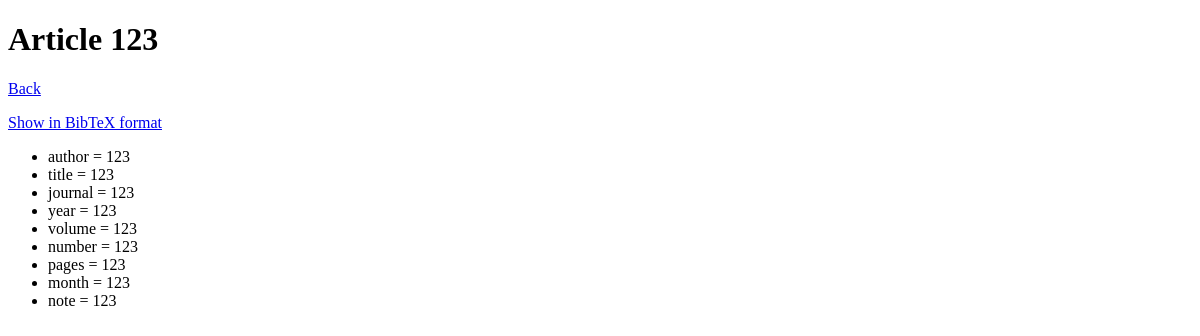
The page /article/1 on the database as committed earlier.
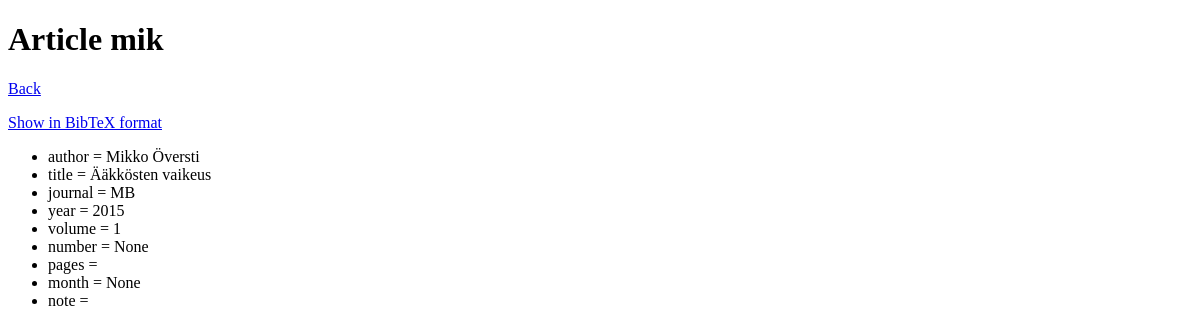
The same page on the database as committed later.
### tables this page shows
CREATE TABLE articles (
    id integer primary key autoincrement,
    bibtexkey text not null,
    author text not null,
    title text not null,
    journal text not null,
    year int not null,
    volume int not null,
    number int,
    pages text,
    month int,
    note text
);

### hauska/views.py (the view)
@app.route("/article/<id>")
def view_article(id):
    db=get_db()
    cur = db.execute('select * from articles where id = ?',
                    [id])
    ref = [dict(id=row[0],
                    bibtexkey=row[1],
                    author=row[2],
                    title=row[3],
                    journal=row[4],
                    year=row[5],
                    volume=row[6],
                    number=row[7],
                    pages=row[8],
                    month=row[9],
                    note=row[10]) for row in cur.fetchall()]
    return render_template("view_article.html", ref=ref[0])

### hauska/__init__.py (called while the page is built)
def connect_db():
    rv = sqlite3.connect(app.config['DATABASE'])
    rv.row_factory = sqlite3.Row
    return rv

def get_db():
    if not hasattr(g, 'sqlite_db'):
        g.sqlite_db = connect_db()
    return g.sqlite_db

### hauska/templates/view_article.html
<!doctype html>
{% if ref %}
<h1>Article {{ ref.bibtexkey }}</h1>
<a href="/refs">Back</a>
<p><a href="/article/{{ ref.id }}/bib">Show in BibTeX format</a></p>
<ul>
    <li>author = {{ ref.author }}</li>
    <li>title = {{ ref.title }}</li>
    <li>journal = {{ ref.journal }}</li>
    <li>year = {{ ref.year }}</li>
    <li>volume = {{ ref.volume }}</li>
    <li>number = {{ ref.number }}</li>
    <li>pages = {{ ref.pages }}</li>
    <li>month = {{ ref.month }}</li>
    <li>note = {{ ref.note }}</li>
</ul>
{% else %}
<h1>Article does not exist for some reason. Sorry about that.</h1>
{% endif %}

Rows that differ between the two databases and show on the page:
changed articles: bibtexkey "123" → "mik"; author "123" → "Mikko Översti"; title "123" → "Ääkkösten vaikeus"; journal "123" → "MB"; year "123" → "2015"; volume "123" → "1"; number "123" → (not shown); pages "123" → (not shown); month "123" → (not shown); note "123" → (not shown)
Other text that changed with them:
{{ ref.number }}: (not shown) → "None"
{{ ref.month }}: (not shown) → "None"
